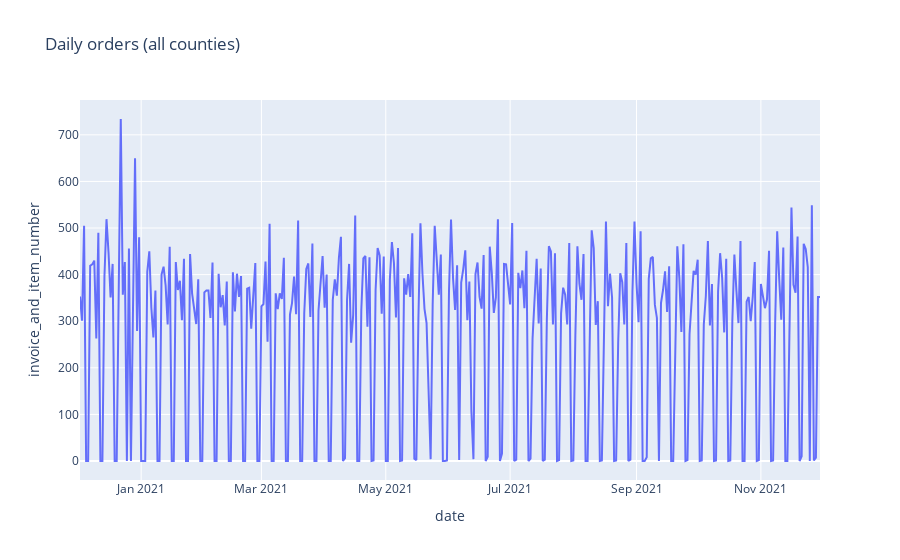

Source (notebook cell):
### Code cell
# Stores do not order on weekends, liquor vendors not working
px.line(n_orders_per_day, x='date', y='invoice_and_item_number', title='Daily orders (all counties)')

### Figure 1 — Plotly figure (JSON) as saved in the notebook; plotly's stock layout.template omitted (floating-point values rounded to 4 significant figures; data arrays with more than 128 entries replaced by an {"elided": "..."} marker saying what was removed)
{"data": [{"hovertemplate": "date=%{x}<br>invoice_and_item_number=%{y}<extra></extra>", "legendgroup": "", "line": {"color": "#636efa", "dash": "solid"}, "marker": {"symbol": "circle"}, "mode": "lines", "name": "", "orientation": "v", "showlegend": false, "type": "scatter", "x": {"elided": "364 str values"}, "xaxis": "x", "y": {"elided": "364 int values"}, "yaxis": "y"}], "layout": {"legend": {"tracegroupgap": 0}, "title": {"text": "Daily orders (all counties)"}, "xaxis": {"anchor": "y", "domain": [0, 1], "title": {"text": "date"}}, "yaxis": {"anchor": "x", "domain": [0, 1], "title": {"text": "invoice_and_item_number"}}}}
